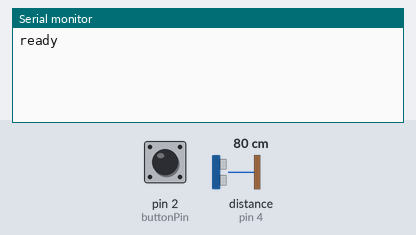
Bench run of a sketch on a simulated Arduino Uno, built with avr-gcc and run on an emulated ATmega328P. On the bench: the last lines printed to the serial monitor. Wiring (inferred from the names in the program): ultrasonic range finder: trigger pin 3; echo pin 4. The test bench sets the inputs (shaded band); at power-on: distance to the obstacle (sensor on pin 4) 80 cm, pin 2 (buttonPin) LOW. The echo pulse lasts 58.3 µs per cm.

Above: at 1.2 s.
1.3 s: distance to the obstacle (sensor on pin 4) set to 2 cm
At 2.5 s:
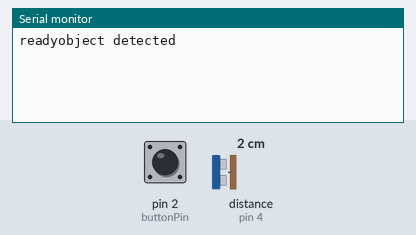
2.8 s: pin 2 (buttonPin) pulled HIGH for 0.15 s
At 3.6 s:
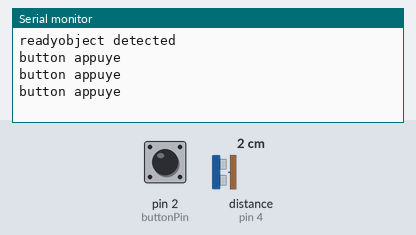
4.4 s: distance to the obstacle (sensor on pin 4) set to 18 cm
At 4.8 s:
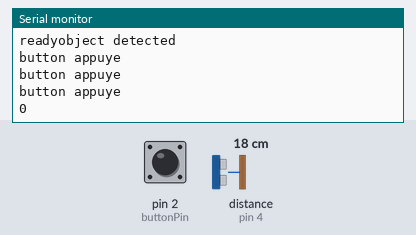

The sketch:

capteur_ultrason.ino
```cpp
/* Constantes pour les broches */
const byte TRIGGER_PIN = 3; // Broche TRIGGER
const byte ECHO_PIN = 4;    // Broche ECHO

/* Constantes pour le timeout */
const unsigned long MEASURE_TIMEOUT = 25000UL; // 25ms = ~8m à 340m/s

/* Vitesse du son dans l'air en mm/us */
const float SOUND_SPEED = 340.0 / 1000;
float trigger_distance = 160;
float delay_time = 50;
int egg_count = 0;
boolean objectInFrontOfCapteur = false;
const int buttonPin = 2;


void setup() {

  /* Initialise le port série */
  Serial.begin(115200);

  /* Initialise les broches */
  pinMode(TRIGGER_PIN, OUTPUT);
  digitalWrite(TRIGGER_PIN, LOW); // La broche TRIGGER doit être à LOW au repos
  pinMode(ECHO_PIN, INPUT);
  Serial.print("ready");
}

void loop() {

  /* 1. Lance une mesure de distance en envoyant une impulsion HIGH de 10µs sur la broche TRIGGER */
  digitalWrite(TRIGGER_PIN, HIGH);
  delayMicroseconds(10);
  digitalWrite(TRIGGER_PIN, LOW);

  /* 2. Mesure le temps entre l'envoi de l'impulsion ultrasonique et son écho (si il existe) */
  long measure = pulseIn(ECHO_PIN, HIGH, MEASURE_TIMEOUT);

  /* 3. Calcul la distance à partir du temps mesuré */
  float distance_mm = measure / 2.0 * SOUND_SPEED;

  /* Affiche les résultats en mm, cm et m */
  //Serial.println(distance_mm);
  if (distance_mm< trigger_distance){
    if (objectInFrontOfCapteur == false){
      objectInFrontOfCapteur = true;
      Serial.println("object detected");
      egg_count +=1;
    }
   }
   if (objectInFrontOfCapteur == true && distance_mm > trigger_distance){
      objectInFrontOfCapteur = false;
      Serial.println(egg_count);
    }
    if (digitalRead(2)==HIGH){
      Serial.println("button appuye");
      egg_count = 0;
    }

  /* Délai d'attente pour éviter d'afficher trop de résultats à la seconde */
  delay(delay_time);
}
```

Measured:
- after the input at 1.3 s, the serial monitor: prints a new line at once (image 1)
- after the input at 2.8 s, the serial monitor: prints a new line at once (image 2)
- after the input at 4.4 s, the serial monitor: prints a new line at once (image 3)
